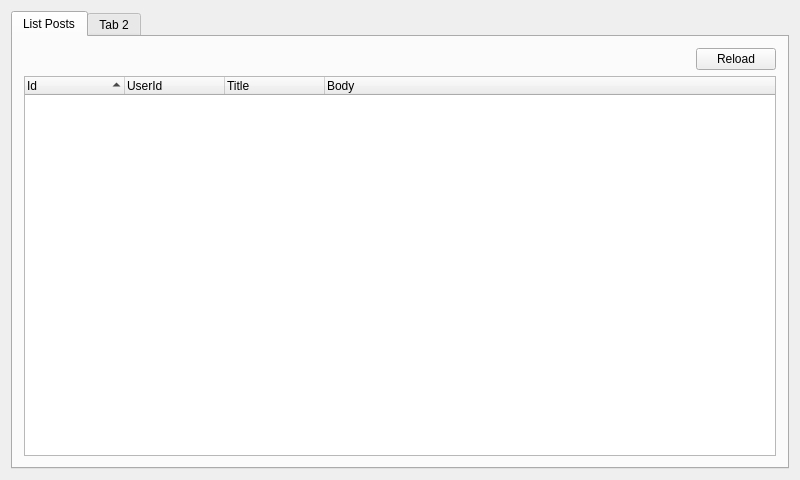
<?xml version="1.0" encoding="UTF-8"?>
<ui version="4.0">
 <class>MainWindow</class>
 <widget class="QWidget" name="MainWindow">
  <property name="geometry">
   <rect>
    <x>0</x>
    <y>0</y>
    <width>800</width>
    <height>480</height>
   </rect>
  </property>
  <property name="windowTitle">
   <string>MainWindow</string>
  </property>
  <layout class="QVBoxLayout" name="verticalLayout">
   <item>
    <widget class="QTabWidget" name="tabWidget">
     <widget class="QWidget" name="listTab">
      <attribute name="title">
       <string>List Posts</string>
      </attribute>
      <layout class="QVBoxLayout" name="verticalLayout_2">
       <item>
        <layout class="QHBoxLayout" name="horizontalLayout">
         <item>
          <spacer name="horizontalSpacer">
           <property name="orientation">
            <enum>Qt::Horizontal</enum>
           </property>
           <property name="sizeHint" stdset="0">
            <size>
             <width>40</width>
             <height>20</height>
            </size>
           </property>
          </spacer>
         </item>
         <item>
          <widget class="QPushButton" name="reloadButton">
           <property name="text">
            <string>Reload</string>
           </property>
          </widget>
         </item>
        </layout>
       </item>
       <item>
        <widget class="QTreeWidget" name="postsTreeWidget">
         <property name="editTriggers">
          <set>QAbstractItemView::NoEditTriggers</set>
         </property>
         <property name="alternatingRowColors">
          <bool>true</bool>
         </property>
         <property name="rootIsDecorated">
          <bool>false</bool>
         </property>
         <property name="itemsExpandable">
          <bool>false</bool>
         </property>
         <property name="sortingEnabled">
          <bool>true</bool>
         </property>
         <property name="animated">
          <bool>true</bool>
         </property>
         <property name="expandsOnDoubleClick">
          <bool>false</bool>
         </property>
         <column>
          <property name="text">
           <string>Id</string>
          </property>
         </column>
         <column>
          <property name="text">
           <string>UserId</string>
          </property>
         </column>
         <column>
          <property name="text">
           <string>Title</string>
          </property>
         </column>
         <column>
          <property name="text">
           <string>Body</string>
          </property>
         </column>
        </widget>
       </item>
      </layout>
     </widget>
     <widget class="QWidget" name="tab_2">
      <attribute name="title">
       <string>Tab 2</string>
      </attribute>
     </widget>
    </widget>
   </item>
  </layout>
 </widget>
 <layoutdefault spacing="6" margin="11"/>
 <resources/>
 <connections/>
</ui>
